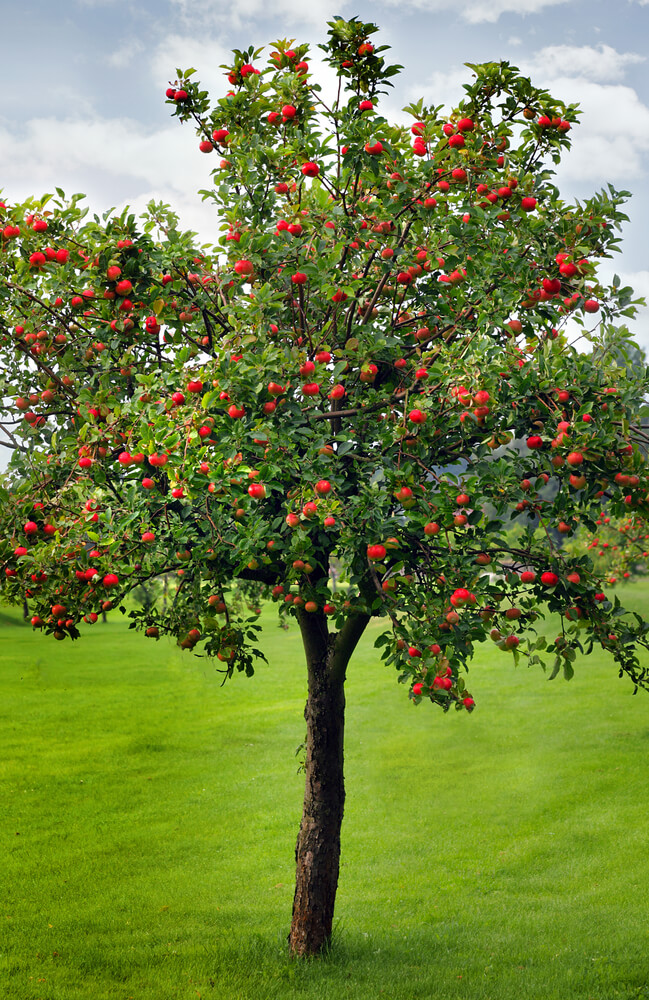
#> input picture Apples.jpg, 649 x 1000 px
$ jupyter execute WS7.ipynb
#> lines starting #> are read from the running program, lines starting #| are printed output that depends on the picture
## Worksheet 7:  *How many apples do you see?*

In this worksheet, you will use clustering as an image segmentation tool, which will allow you to (approximately) count apples in an image

Begin by importing `numpy`, `matplotlib.pyplot`, `KMeans` from `sklearn.cluster` as well as the package `PIL`

[cell 1]
import numpy as np
import matplotlib.pyplot as plt
from sklearn.cluster import KMeans
from PIL import Image
from skimage import measure

A. Read the image `Apples.jpg` with the function `PIL.Image.open`. Then, turn it into a numpy array, check its dimensions, and visualize it with `imshow`. Why does the image have 3 dimensions? what does each channel represent?

[cell 2]
img = Image.open('./Apples.jpg')
#> img is the input picture: PIL image 649x1000 RGB; mean R, G, B 115.3, 130.5, 66.5
img_arr = np.array(img)
print(img_arr.shape)
#| (1000, 649, 3)
plt.imshow(img_arr)
# the 3 dimensions represent height, width, and number of color channels in the image
# The 3 channels are red, green, blue intensities

B. **Clustering**: We will now regard each pixel in the image as a point in $R^3$. By clustering these points (pixels), which parts of the image do you think will be clustered together?

To do this, instanciate a k-means model with $k=8$ centers. Then, create a data matrix $X$ of dimensions $N \times 3$ where $N$ is the number of pixels in the image. Then, apply k-means to this data.

[cell 3]
# I think the grass, tree root, tree leaves, apples, clouds, and sky will cluster together

height, width, _ = img_arr.shape
#> height = 1000; width = 649
num_pixels = height*width
#> num_pixels = 649000
X = img_arr.reshape(num_pixels, -1)
kmeans = KMeans(n_clusters = 8)
kmeans.fit(X)

C. What are the recovered clusters? To see this, obtain the cluster means using `model.cluster_centers_`, and visualize them with `plt.imshow`. Make sure these means are in a tensor of dimensions $(1\times k \times 3)$. What do these centers represent?

[cell 4]
centers = kmeans.cluster_centers_

tensor_centers = centers.reshape(1,-1,3)
plt.imshow(tensor_centers/255)
plt.title('Cluster Means')
plt.show()
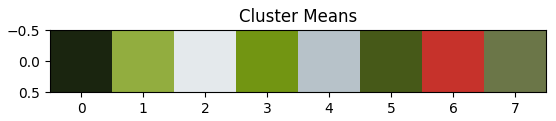
#> figure drawn by matplotlib, 1 panel

# the centers represent the colors of the centroids found by the kmeans algorithm

D. **Groupping and Simplifying** Now that you have obtained the clusters centers, you can compute the assignment of each pixel to each cluster. With these, produce an image that has at every pixel location the value of the cluster center (instead of the original pixel value). Visualize both the original and the new *simplified* image. What differences do you observe?

BONUS: By doing this, you have effectively **compressed** the original image, since you have replaced all possible colors in the image to just 8. Question: What is the compression ratio achieved by this method? ('size' of the compressed image / 'size' of the original image)?

[cell 5]
labels = kmeans.labels_
simplified_image = np.zeros_like(img_arr)
for i in range(height):
    for j in range(width):
        label = labels[i * width + j]
        center = tensor_centers[0, label]
        simplified_image[i, j] = center
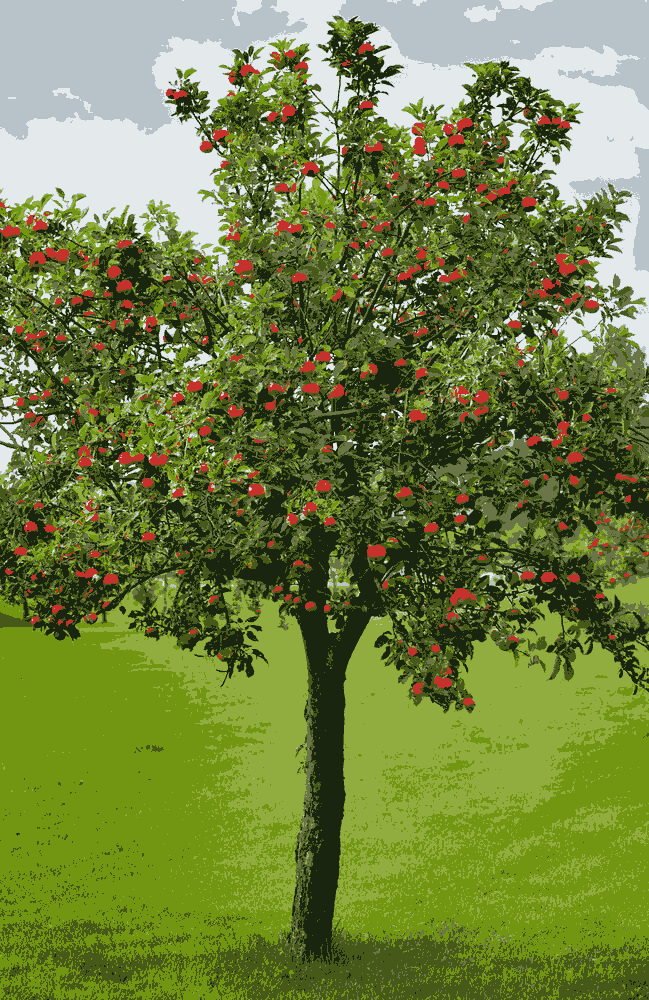
#> simplified_image: shape (1000, 649, 3); mean of channels 0, 1, 2 114.8, 130, 66.1; drawn as R, G, B

plt.figure(figsize=(10, 5))
plt.subplot(1, 2, 1)
plt.imshow(img_arr)
plt.title('Original Image')
plt.axis('off')

plt.subplot(1, 2, 2)
plt.imshow(simplified_image/255)
plt.title('Simplified Image')
plt.axis('off')

plt.show()
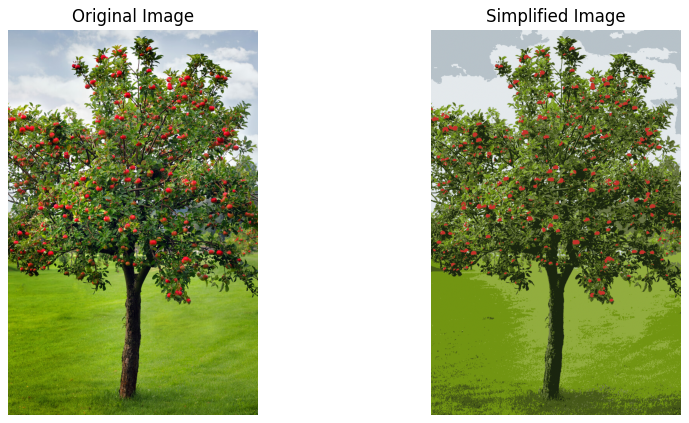
#> figure drawn by matplotlib, 2 panels

# the new image looks more bland/less vibrant, and has rough seperations between different features of the image.
# Bonus: since the amount of pixels doesn't change, the compression ratio is old colors / new colors, so 256/8
# so the compression ratio is 32x.

E. **Segmentation** We can now use the obtained clusters to *segment* the image; i.e., break the image into its constituents parts and objects. With the obtained assignments from above, create two images: one containing only the apples, and one containing everything but the apples.

BON

[cell 6]
apples_indices = np.where(labels == 5)[0]
background_indices = np.where(labels != 5)[0]

apples_image = np.zeros_like(img_arr)
apples_image.reshape(-1, 3)[apples_indices] = img_arr.reshape(-1, 3)[apples_indices]
apples_image = apples_image.reshape(height, width, 3)

background_image = np.zeros_like(img_arr)
background_image.reshape(-1, 3)[background_indices] = img_arr.reshape(-1, 3)[background_indices]
background_image = background_image.reshape(height, width, 3)

plt.figure(figsize=(10, 5))

plt.subplot(1, 2, 1)
plt.imshow(apples_image)
plt.title('Apples Image')
plt.axis('off')

plt.subplot(1, 2, 2)
plt.imshow(background_image)
plt.title('Background Image')
plt.axis('off')

plt.show()
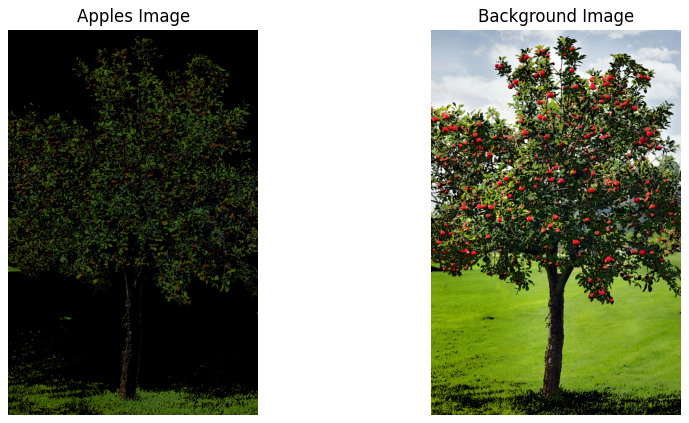
#> figure drawn by matplotlib, 2 panels

F. **Counting** Now that you have produced an image containing only apples, we can count them. To do this, use the function `measure.label` from the `skimage` package, which returns the individual connected componenets of the binarized map (which we assume represents an apple). Then, count how many componenets there are by counting how many different labels were returned by `measure.label`. How many apples are there in the image?

BONUS: Do you have any ideas on how this method for counting apples could be improved?

[cell 7]
binary_image = np.any(apples_image != 0, axis=-1)
labeled_image = measure.label(binary_image)
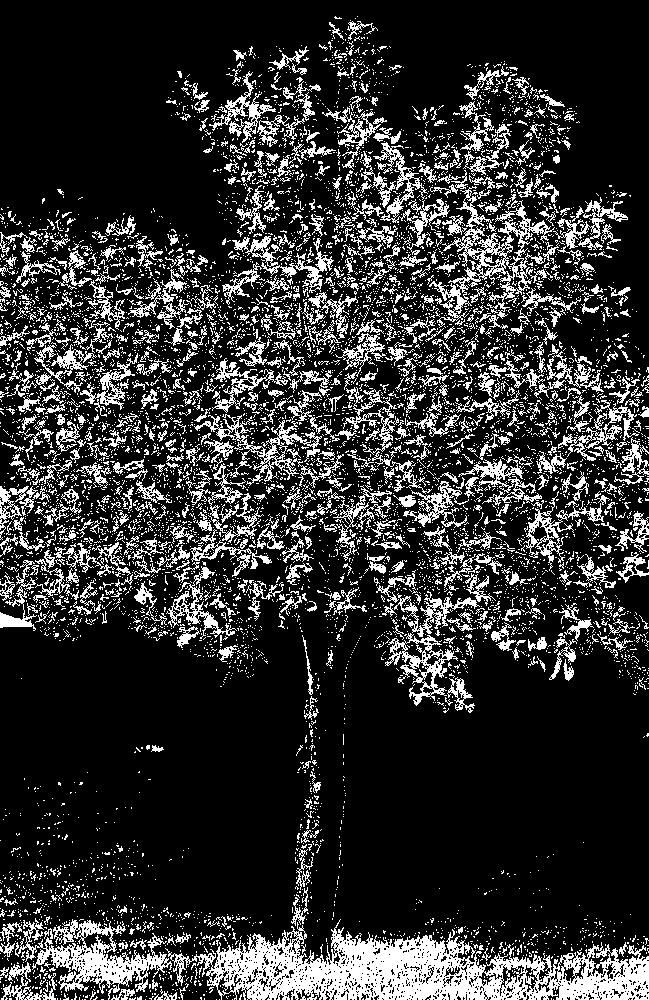
#> binary_image: shape (1000, 649) bool; 19.2% white in thin lines or dots
num_apples = np.max(labeled_image)
#> num_apples = 7686
num_apples
#> Out = 7686
